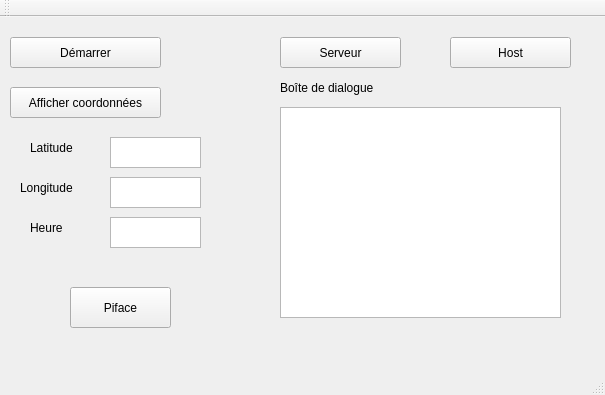
<?xml version="1.0" encoding="UTF-8"?>
<ui version="4.0">
 <class>MainWindow</class>
 <widget class="QMainWindow" name="MainWindow">
  <property name="geometry">
   <rect>
    <x>0</x>
    <y>0</y>
    <width>605</width>
    <height>395</height>
   </rect>
  </property>
  <property name="windowTitle">
   <string>MainWindow</string>
  </property>
  <widget class="QWidget" name="centralWidget">
   <widget class="QPushButton" name="pushButton_2">
    <property name="geometry">
     <rect>
      <x>10</x>
      <y>70</y>
      <width>151</width>
      <height>31</height>
     </rect>
    </property>
    <property name="text">
     <string>Afficher coordonnées</string>
    </property>
   </widget>
   <widget class="QTextBrowser" name="textBrowser">
    <property name="geometry">
     <rect>
      <x>110</x>
      <y>120</y>
      <width>91</width>
      <height>31</height>
     </rect>
    </property>
   </widget>
   <widget class="QTextBrowser" name="textBrowser_2">
    <property name="geometry">
     <rect>
      <x>110</x>
      <y>160</y>
      <width>91</width>
      <height>31</height>
     </rect>
    </property>
   </widget>
   <widget class="QTextBrowser" name="textBrowser_3">
    <property name="geometry">
     <rect>
      <x>110</x>
      <y>200</y>
      <width>91</width>
      <height>31</height>
     </rect>
    </property>
   </widget>
   <widget class="QLabel" name="label">
    <property name="geometry">
     <rect>
      <x>30</x>
      <y>120</y>
      <width>68</width>
      <height>21</height>
     </rect>
    </property>
    <property name="text">
     <string>Latitude</string>
    </property>
   </widget>
   <widget class="QLabel" name="label_2">
    <property name="geometry">
     <rect>
      <x>20</x>
      <y>160</y>
      <width>71</width>
      <height>21</height>
     </rect>
    </property>
    <property name="text">
     <string>Longitude</string>
    </property>
   </widget>
   <widget class="QLabel" name="label_3">
    <property name="geometry">
     <rect>
      <x>30</x>
      <y>200</y>
      <width>68</width>
      <height>21</height>
     </rect>
    </property>
    <property name="text">
     <string>Heure</string>
    </property>
   </widget>
   <widget class="QPushButton" name="pushButton_3">
    <property name="geometry">
     <rect>
      <x>280</x>
      <y>20</y>
      <width>121</width>
      <height>31</height>
     </rect>
    </property>
    <property name="text">
     <string>Serveur</string>
    </property>
   </widget>
   <widget class="QPushButton" name="pushButton_4">
    <property name="geometry">
     <rect>
      <x>450</x>
      <y>20</y>
      <width>121</width>
      <height>31</height>
     </rect>
    </property>
    <property name="text">
     <string>Host</string>
    </property>
   </widget>
   <widget class="QLabel" name="label_4">
    <property name="geometry">
     <rect>
      <x>280</x>
      <y>60</y>
      <width>131</width>
      <height>21</height>
     </rect>
    </property>
    <property name="text">
     <string>Boîte de dialogue</string>
    </property>
   </widget>
   <widget class="QTextEdit" name="textEdit">
    <property name="geometry">
     <rect>
      <x>280</x>
      <y>90</y>
      <width>281</width>
      <height>211</height>
     </rect>
    </property>
   </widget>
   <widget class="QPushButton" name="pushButton_5">
    <property name="geometry">
     <rect>
      <x>70</x>
      <y>270</y>
      <width>101</width>
      <height>41</height>
     </rect>
    </property>
    <property name="text">
     <string>Piface</string>
    </property>
   </widget>
   <widget class="QPushButton" name="pushButton">
    <property name="geometry">
     <rect>
      <x>10</x>
      <y>20</y>
      <width>151</width>
      <height>31</height>
     </rect>
    </property>
    <property name="text">
     <string>Démarrer</string>
    </property>
   </widget>
   <widget class="QLabel" name="label_5">
    <property name="geometry">
     <rect>
      <x>200</x>
      <y>30</y>
      <width>71</width>
      <height>41</height>
     </rect>
    </property>
    <property name="text">
     <string/>
    </property>
   </widget>
  </widget>
  <widget class="QMenuBar" name="menuBar">
   <property name="geometry">
    <rect>
     <x>0</x>
     <y>0</y>
     <width>605</width>
     <height>27</height>
    </rect>
   </property>
  </widget>
  <widget class="QToolBar" name="mainToolBar">
   <attribute name="toolBarArea">
    <enum>TopToolBarArea</enum>
   </attribute>
   <attribute name="toolBarBreak">
    <bool>false</bool>
   </attribute>
  </widget>
  <widget class="QStatusBar" name="statusBar"/>
 </widget>
 <layoutdefault spacing="6" margin="11"/>
 <resources/>
 <connections/>
</ui>
